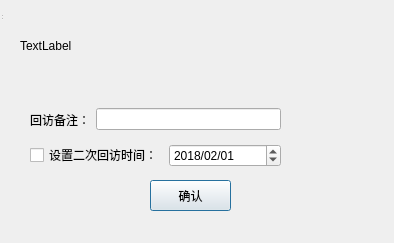
<?xml version="1.0" encoding="UTF-8"?>
<ui version="4.0">
 <class>MainWindow</class>
 <widget class="QDialog" name="MainWindow">
  <property name="geometry">
   <rect>
    <x>0</x>
    <y>0</y>
    <width>394</width>
    <height>243</height>
   </rect>
  </property>
  <property name="windowTitle">
   <string>回访设置</string>
  </property>
  <widget class="QWidget" name="centralwidget" native="true">
   <property name="geometry">
    <rect>
     <x>0</x>
     <y>0</y>
     <width>401</width>
     <height>251</height>
    </rect>
   </property>
   <widget class="QLabel" name="label">
    <property name="geometry">
     <rect>
      <x>20</x>
      <y>10</y>
      <width>361</width>
      <height>71</height>
     </rect>
    </property>
    <property name="text">
     <string>TextLabel</string>
    </property>
   </widget>
   <widget class="QPushButton" name="submit_set">
    <property name="geometry">
     <rect>
      <x>150</x>
      <y>180</y>
      <width>81</width>
      <height>31</height>
     </rect>
    </property>
    <property name="text">
     <string>确认</string>
    </property>
   </widget>
   <widget class="QWidget" name="layoutWidget" native="true">
    <property name="geometry">
     <rect>
      <x>20</x>
      <y>100</y>
      <width>261</width>
      <height>41</height>
     </rect>
    </property>
    <widget class="QWidget" name="layoutWidget">
     <property name="geometry">
      <rect>
       <x>10</x>
       <y>4</y>
       <width>251</width>
       <height>31</height>
      </rect>
     </property>
     <layout class="QHBoxLayout" name="horizontalLayout">
      <item>
       <widget class="QLabel" name="label_2">
        <property name="text">
         <string>回访备注：</string>
        </property>
       </widget>
      </item>
      <item>
       <widget class="QLineEdit" name="remark"/>
      </item>
     </layout>
    </widget>
   </widget>
   <widget class="QWidget" name="widget" native="true">
    <property name="geometry">
     <rect>
      <x>20</x>
      <y>140</y>
      <width>261</width>
      <height>31</height>
     </rect>
    </property>
    <widget class="QWidget" name="horizontalLayoutWidget">
     <property name="geometry">
      <rect>
       <x>10</x>
       <y>0</y>
       <width>251</width>
       <height>31</height>
      </rect>
     </property>
     <layout class="QHBoxLayout" name="horizontalLayout_3">
      <item>
       <widget class="QCheckBox" name="do_set_next_date">
        <property name="text">
         <string>设置二次回访时间：</string>
        </property>
       </widget>
      </item>
      <item>
       <widget class="QDateEdit" name="next_date">
        <property name="displayFormat">
         <string>yyyy/MM/dd</string>
        </property>
        <property name="date">
         <date>
          <year>2018</year>
          <month>2</month>
          <day>1</day>
         </date>
        </property>
       </widget>
      </item>
     </layout>
    </widget>
   </widget>
  </widget>
  <widget class="QStatusBar" name="statusbar">
   <property name="geometry">
    <rect>
     <x>0</x>
     <y>0</y>
     <width>3</width>
     <height>21</height>
    </rect>
   </property>
  </widget>
 </widget>
 <resources/>
 <connections/>
</ui>
